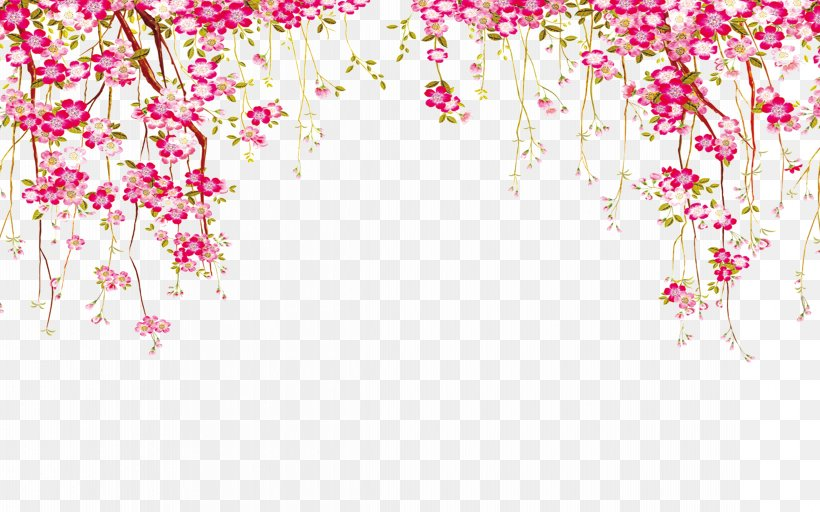
#> input picture flowers.png, 820 x 512 px, found by its file name
$ python customseatingcards.py
#> lines starting #> are read from the running program, lines starting #| are printed output that depends on the picture
from PIL import Image,ImageFont,ImageDraw
import os

file=open('guests.txt')
#> (reads guests.txt from the repository)
n=file.readlines()

for i in n:
    x=i[:-1]
    im = Image.new('RGBA', (288, 360),'white')
#> im: PIL image 288x360 RGBA; every value is 255
    image=Image.open('flowers.png')
#> image is the input picture: PIL image 820x512 RGB; mean R, G, B 239.9, 224.5, 224.4
    image=image.resize((288,360))
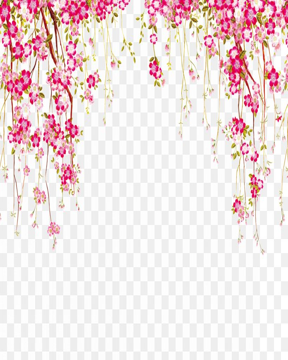
#> image: PIL image 288x360 RGB; mean R, G, B 239.8, 224.5, 224.4
    im.paste(image,(0,0))

    draw=ImageDraw.Draw(im)
    draw.text((8,250),'It would be a pleasure to have the company of',fill='purple')
    draw.text((130,270),x,fill='purple')
    draw.text((39,290),'at 11010 Memory Lane on April 1st',fill='purple')
    draw.rectangle((2,2,285,355),outline='black')

    im.save(f'{x}sinvitation.png')
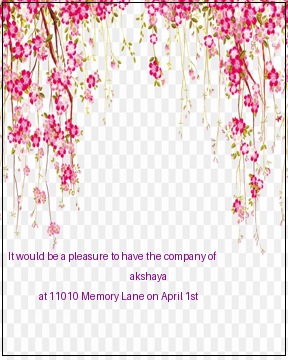
#> saved as akshayasinvitation.png: PIL image 288x360 RGBA; mean R, G, B, A 235.9, 219.8, 220.8, 255
